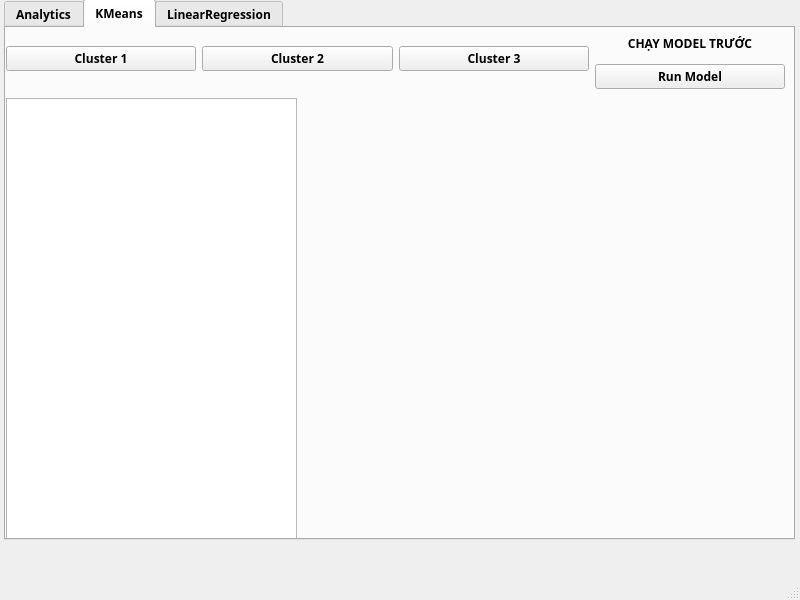
<?xml version="1.0" encoding="UTF-8"?>
<ui version="4.0">
 <class>MainWindow</class>
 <widget class="QMainWindow" name="MainWindow">
  <property name="geometry">
   <rect>
    <x>0</x>
    <y>0</y>
    <width>800</width>
    <height>600</height>
   </rect>
  </property>
  <property name="windowTitle">
   <string>MainWindow</string>
  </property>
  <widget class="QWidget" name="centralwidget">
   <widget class="QTabWidget" name="tabWidget">
    <property name="geometry">
     <rect>
      <x>4</x>
      <y>-1</y>
      <width>791</width>
      <height>541</height>
     </rect>
    </property>
    <property name="font">
     <font>
      <family>Montserrat SemiBold</family>
      <weight>75</weight>
      <bold>true</bold>
     </font>
    </property>
    <property name="currentIndex">
     <number>1</number>
    </property>
    <widget class="QWidget" name="Analytics">
     <attribute name="title">
      <string>Analytics</string>
     </attribute>
     <widget class="QWidget" name="verticalLayoutWidget">
      <property name="geometry">
       <rect>
        <x>0</x>
        <y>7</y>
        <width>781</width>
        <height>501</height>
       </rect>
      </property>
      <layout class="QVBoxLayout" name="verticalLayout">
       <item>
        <layout class="QHBoxLayout" name="horizontalLayout_3">
         <item>
          <widget class="QPushButton" name="pushButton_SalesByProduct">
           <property name="text">
            <string>SalesByProduct</string>
           </property>
          </widget>
         </item>
         <item>
          <widget class="QPushButton" name="pushButton_SalesByCategory">
           <property name="text">
            <string>SalesByCategory</string>
           </property>
          </widget>
         </item>
         <item>
          <widget class="QPushButton" name="pushButton_SalesByYearMonth">
           <property name="text">
            <string>SalesByYearMonth</string>
           </property>
          </widget>
         </item>
         <item>
          <widget class="QPushButton" name="pushButton_EarlyOrders">
           <property name="text">
            <string>EarlyOrders</string>
           </property>
          </widget>
         </item>
         <item>
          <layout class="QVBoxLayout" name="verticalLayout_2">
           <item>
            <layout class="QHBoxLayout" name="horizontalLayout_5">
             <item>
              <widget class="QLabel" name="label">
               <property name="text">
                <string>CustomerID</string>
               </property>
              </widget>
             </item>
             <item>
              <widget class="QLineEdit" name="lineEditCustomerID"/>
             </item>
            </layout>
           </item>
           <item>
            <layout class="QHBoxLayout" name="horizontalLayout_4">
             <item>
              <widget class="QPushButton" name="pushButton_CustomerDetails">
               <property name="text">
                <string>Customer Details</string>
               </property>
              </widget>
             </item>
             <item>
              <widget class="QPushButton" name="pushButton_CustomerOrders">
               <property name="text">
                <string>Customer Orders</string>
               </property>
              </widget>
             </item>
            </layout>
           </item>
          </layout>
         </item>
        </layout>
       </item>
       <item>
        <widget class="QTableWidget" name="tableWidget"/>
       </item>
      </layout>
     </widget>
    </widget>
    <widget class="QWidget" name="KMeans">
     <attribute name="title">
      <string>KMeans</string>
     </attribute>
     <widget class="QWidget" name="horizontalLayoutWidget_4">
      <property name="geometry">
       <rect>
        <x>0</x>
        <y>0</y>
        <width>779</width>
        <height>61</height>
       </rect>
      </property>
      <layout class="QHBoxLayout" name="horizontalLayout_6">
       <item>
        <widget class="QPushButton" name="pushButton_C1">
         <property name="text">
          <string>Cluster 1</string>
         </property>
        </widget>
       </item>
       <item>
        <widget class="QPushButton" name="pushButton_C2">
         <property name="text">
          <string>Cluster 2</string>
         </property>
        </widget>
       </item>
       <item>
        <widget class="QPushButton" name="pushButton_C3">
         <property name="text">
          <string>Cluster 3</string>
         </property>
        </widget>
       </item>
       <item>
        <layout class="QVBoxLayout" name="verticalLayout_5">
         <item>
          <widget class="QLabel" name="label_3">
           <property name="font">
            <font>
             <family>Montserrat Black</family>
            </font>
           </property>
           <property name="text">
            <string>CHẠY MODEL TRƯỚC</string>
           </property>
           <property name="alignment">
            <set>Qt::AlignCenter</set>
           </property>
          </widget>
         </item>
         <item>
          <widget class="QPushButton" name="pushButton_RunModel">
           <property name="text">
            <string>Run Model</string>
           </property>
          </widget>
         </item>
        </layout>
       </item>
      </layout>
     </widget>
     <widget class="QTableWidget" name="tableWidget_2">
      <property name="geometry">
       <rect>
        <x>0</x>
        <y>70</y>
        <width>291</width>
        <height>441</height>
       </rect>
      </property>
     </widget>
     <widget class="QWidget" name="verticalLayoutWidget_3">
      <property name="geometry">
       <rect>
        <x>300</x>
        <y>70</y>
        <width>481</width>
        <height>431</height>
       </rect>
      </property>
      <layout class="QVBoxLayout" name="verticalLayout_3"/>
     </widget>
    </widget>
    <widget class="QWidget" name="LinearRegression">
     <attribute name="title">
      <string>LinearRegression</string>
     </attribute>
     <widget class="QWidget" name="verticalLayoutWidget_4">
      <property name="geometry">
       <rect>
        <x>270</x>
        <y>60</y>
        <width>511</width>
        <height>451</height>
       </rect>
      </property>
      <layout class="QVBoxLayout" name="verticalLayout_4"/>
     </widget>
     <widget class="QTableWidget" name="tableWidget_3">
      <property name="geometry">
       <rect>
        <x>0</x>
        <y>60</y>
        <width>261</width>
        <height>441</height>
       </rect>
      </property>
     </widget>
     <widget class="QWidget" name="horizontalLayoutWidget">
      <property name="geometry">
       <rect>
        <x>0</x>
        <y>10</y>
        <width>291</width>
        <height>41</height>
       </rect>
      </property>
      <layout class="QHBoxLayout" name="horizontalLayout">
       <item>
        <widget class="QLabel" name="label_2">
         <property name="text">
          <string>CategoryID</string>
         </property>
        </widget>
       </item>
       <item>
        <widget class="QComboBox" name="comboBox">
         <item>
          <property name="text">
           <string>1</string>
          </property>
         </item>
         <item>
          <property name="text">
           <string>2</string>
          </property>
         </item>
         <item>
          <property name="text">
           <string>3</string>
          </property>
         </item>
         <item>
          <property name="text">
           <string>4</string>
          </property>
         </item>
        </widget>
       </item>
       <item>
        <widget class="QPushButton" name="pushButton">
         <property name="text">
          <string>Predict</string>
         </property>
        </widget>
       </item>
      </layout>
     </widget>
    </widget>
   </widget>
  </widget>
  <widget class="QMenuBar" name="menubar">
   <property name="geometry">
    <rect>
     <x>0</x>
     <y>0</y>
     <width>800</width>
     <height>26</height>
    </rect>
   </property>
  </widget>
  <widget class="QStatusBar" name="statusbar"/>
 </widget>
 <resources/>
 <connections/>
</ui>
